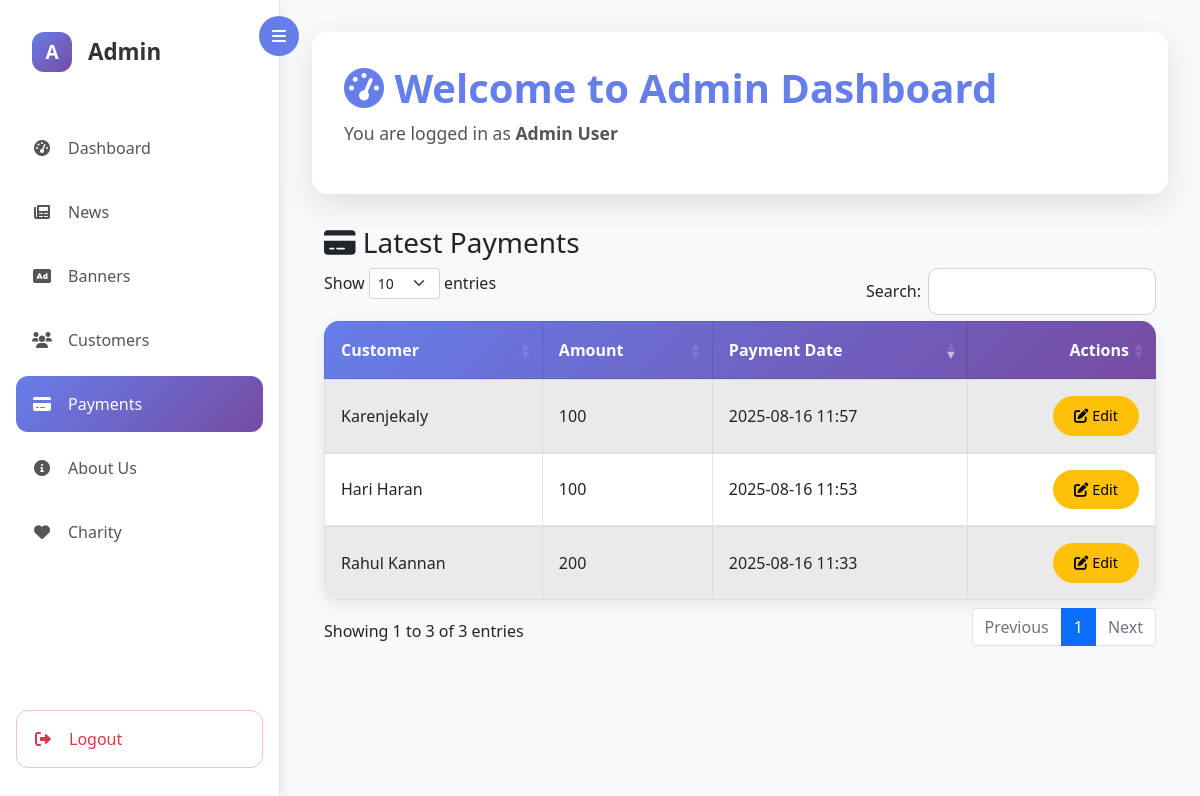
/payments/ (signed in), run on the app's committed database.
### accounts/models.py (models this page shows, shortened)
class Payment(models.Model):
    customer = models.ForeignKey(Customer, on_delete=models.CASCADE, related_name="payments")
    payment_date = models.DateTimeField()
    amount = models.IntegerField()
    is_active= models.BooleanField(default=True)
    created_at = models.DateTimeField(auto_now_add=True)
    updated_at = models.DateTimeField(auto_now=True)

class Customer(models.Model):
    user = models.OneToOneField(User, related_name="customer_profile", on_delete=models.CASCADE, blank=True, null=True)
    CASTE_CHOICES = (
        ("Mudaliar", "Mudaliar"),
        ("Chetty", "Chetty"),
        ("Devanga", "Devanga"),
        ("Ezhavas_Thiyas", "Ezhavas & Thiyas"),
        ("Thandan", "Thandan"),
    )
    MARITAL_STATUS_CHOICES = (
        ("Single", "Single"),
        ("Divorced", "Divorced"),
    )
    STAR_CHOICES = (
        ("Aswathi", "Aswathi"),
        ("Bharani", "Bharani"),
        ("Karthika", "Karthika"),
        ("Rohini", "Rohini"),
        ("Makayiram", "Makayiram"),
        ("Thiruvathira", "Thiruvathira"),
        ("Punartham", "Punartham"),
        ("Pooyam", "Pooyam"),
        ("Aayilyam", "Aayilyam"),
        ("Makam", "Makam"),
        ("Pooram", "Pooram"),
        ("Uthram", "Uthram"),
        ("Atham", "Atham"),
        ("Chittira", "Chittira"),
        ("Chothi", "Chothi"),
        ("Vishakam", "Vishakam"),
        ("Anizham", "Anizham"),
        ("Thiruketta", "Thiruketta"),
        ("Moolam", "Moolam"),
        ("Pooradam", "Pooradam"),
        ("Uthradam", "Uthradam"),
        ("Thiruvonam", "Thiruvonam"),
        ("Avittam", "Avittam"),
        ("Chathayam", "Chathayam"),
        ("Pooruruttathi", "Pooruruttathi"),
        ("Uthrattathi", "Uthrattathi"),
        ("Revathi", "Revathi"),
    )
    father_name = models.CharField(max_length=256, blank=True, null=True)
    age = models.IntegerField(blank=True, null=True)
    gender = models.CharField(max_length=256, blank=True, null=True)
    contact_no = models.CharField(max_length=10, blank=True, null=True)
    description = models.CharField(max_length=256, blank=True, null=True)
    profile_image = models.ImageField(upload_to="profile_images/", null=True, blank=True)
    id_proof = models.CharField(max_length=256, blank=True, null=True)
    address = models.CharField(max_length=300, blank=True, null=True)
    star = models.CharField(max_length=50, choices=STAR_CHOICES, blank=True, null=True)
    married_sisters = models.CharField(max_length=250, blank=True, null=True)
    married_brothers = models.CharField(max_length=250, blank=True, null=True)
    no_sisters = models.CharField(max_length=250, blank=True, null=True)
    no_brothers = models.CharField(max_length=250, blank=True, null=True)
    mother_job = models.CharField(max_length=250, blank=True, null=True)
    father_job = models.CharField(max_length=250, blank=True, null=True)
    mother_name = models.CharField(max_length=250, blank=True, null=True)
    landline_no = models.IntegerField(blank=True, null=True)
    year = models.CharField(max_length=250, blank=True, null=True)
    school = models.CharField(max_length=250, blank=True, null=True)
    education = models.CharField(max_length=250, blank=True, null=True)
    income = models.CharField(max_length=250, blank=True, null=True)
    job_city = models.CharField(max_length=250, blank=True, null=True)
    job_department = models.CharField(max_length=250, blank=True, null=True)
    company = models.CharField(max_length=250, blank=True, null=True)
    job = models.CharField(max_length=250, blank=True, null=True)
    caste = models.CharField(max_length=250, choices=CASTE_CHOICES, blank=True, null=True)
    marital_status = models.CharField(max_length=50, choices=MARITAL_STATUS_CHOICES, blank=True, null=True)
    physical_condition = models.CharField(max_length=250, blank=True, null=True)
    weight = models.CharField(max_length=250, blank=True, null=True)
    complexion = models.CharField(max_length=250, blank=True, null=True)
    height = models.CharField(max_length=250, blank=True, null=True)
    time_birth = models.CharField(max_length=250, blank=True, null=True)
    place_birth = models.CharField(max_length=250, blank=True, null=True)
    dob = models.CharField(max_length=250, blank=True, null=True)
    district = models.CharField(max_length=250, blank=True, null=True)
    city = models.CharField(max_length=250, blank=True, null=True)
    post = models.CharField(max_length=250, blank=True, null=True)
    pin_code = models.CharField(max_length=250, blank=True, null=True)
    street = models.CharField(max_length=250, blank=True, null=True)
    house_name = models.CharField(max_length=250, blank=True, null=True)
    STATUS_CHOICES = (
        (0, "Pending"),
        (1, "Approved"),
    )
    status = models.IntegerField(choices=STATUS_CHOICES, default=0)
    is_active= models.BooleanField(default=True)
    created = models.DateTimeField(auto_now_add=True, blank=True, null=True)
    updated = models.DateTimeField(auto_now=True, blank=True, null=True)
    dosham = models.CharField(max_length=50, blank=True, null=True)

class User(AbstractUser):
    is_superadmin = models.BooleanField(default=False)
    is_customer = models.BooleanField(default=False)

### accounts/views.py (the view)
# urls.py: path("payments/", views.payments_list, name="payments_list"),
@login_required
def payments_list(request):
    latest_dates = Payment.objects.filter(is_active=True).values("customer").annotate(
        latest_date=Max("payment_date")
    )
    latest_payments = Payment.objects.filter(
        is_active=True,
        payment_date__in=[item["latest_date"] for item in latest_dates]
    ).select_related("customer", "customer__user")
    return render(request, "super_admin/payments_list.html", {
        "payments": latest_payments
    })

### templates/super_admin/payments_list.html (shortened to what this page needs)
<!DOCTYPE html>
<html lang="en">
<head>
    <link href="https://cdn.jsdelivr.net/npm/bootstrap@5.1.3/dist/css/bootstrap.min.css" rel="stylesheet">
    <link href="https://cdnjs.cloudflare.com/ajax/libs/font-awesome/6.0.0/css/all.min.css" rel="stylesheet">
    <link rel="stylesheet" href="https://cdn.datatables.net/1.13.4/css/dataTables.bootstrap5.min.css">
</head>
<body>
    <div class="dashboard-container">
        <aside class="sidebar" id="sidebar">
            <button class="toggle-btn" onclick="toggleSidebar()">
                <span id="toggle-icon"><i class="fas fa-bars"></i></span>
            </button>
            <div class="sidebar-header">
                <div class="logo">A</div>
                <span class="logo-text">Admin</span>
            </div>
            <nav role="navigation">
                <ul class="nav-menu">
                    <li class="nav-item">
                        <a href="/super-admin/dashboard/" class="nav-link" onclick="setActive(this)">
                            <span class="nav-icon"><i class="fas fa-tachometer-alt"></i></span>
                            <span class="nav-text">Dashboard</span>
                        </a>
                    </li>
                    <li class="nav-item">
                        <a href="/news/" class="nav-link" onclick="setActive(this)">
                            <span class="nav-icon"><i class="fas fa-newspaper"></i></span>
                            <span class="nav-text">News</span>
                        </a>
                    </li>
                    <li class="nav-item">
                        <a href="/banners/" class="nav-link" onclick="setActive(this)">
                            <span class="nav-icon"><i class="fas fa-ad"></i></span>
                            <span class="nav-text">Banners</span>
                        </a>
                    </li>
                    <li class="nav-item">
                        <a href="/customers/" class="nav-link" onclick="setActive(this)">
                            <span class="nav-icon"><i class="fas fa-users"></i></span>
                            <span class="nav-text">Customers</span>
                        </a>
                    </li>
                    <li class="nav-item">
                        <a href="/payments/" class="nav-link active" onclick="setActive(this)">
                            <span class="nav-icon"><i class="fas fa-credit-card"></i></span>
                            <span class="nav-text">Payments</span>
                        </a>
                    </li>
                    <li class="nav-item">
                        <a href="/about-us/" class="nav-link" onclick="setActive(this)">
                            <span class="nav-icon"><i class="fas fa-info-circle"></i></span>
                            <span class="nav-text">About Us</span>
                        </a>
                    </li>
                    <li class="nav-item">
                        <a href="/admin-charity/" class="nav-link" onclick="setActive(this)">
                            <span class="nav-icon"><i class="fas fa-heart"></i></span>
                            <span class="nav-text">Charity</span>
                        </a>
                    </li>
                </ul>
            </nav>
            <div class="logout-section">
                <a href="/admin-logout/" class="logout-link" onclick="confirmLogout(event)">
                    <span class="nav-icon"><i class="fas fa-sign-out-alt"></i></span>
                    <span class="nav-text">Logout</span>
                </a>
            </div>
        </aside>
        <main class="main-content">
            <div class="header">
                <h1><i class="fas fa-tachometer-alt"></i> Welcome to Admin Dashboard</h1>
                <p>You are logged in as <strong>Admin User</strong></p>
            </div>
            <div class="container mt-4">
                <h3><i class="fas fa-credit-card"></i> Latest Payments</h3>
                <table id="paymentsTable" class="table table-striped table-bordered">
                    <thead>
                        <tr>
                            <th>Customer</th>
                            <th>Amount</th>
                            <th>Payment Date</th>
                            <th style="text-align: right;">Actions</th>
                        </tr>
                    </thead>
                    <tbody>
                        {% for payment in payments %}
                        <tr>
                            <td>{{ payment.customer.user.first_name }} {{ payment.customer.user.last_name }}</td>
                            <td>{{ payment.amount }}</td>
                            <td>{{ payment.payment_date|date:"Y-m-d H:i" }}</td>
                            <td style="text-align: right;">
                                <button
                                    type="button"
                                    class="btn btn-sm btn-warning editPaymentBtn"
                                    data-id="{{ payment.id }}"
                                    data-amount="{{ payment.amount }}"
                                    data-date="{{ payment.payment_date|date:'Y-m-d\TH:i' }}"
                                    data-bs-toggle="modal"
                                    data-bs-target="#editPaymentModal">
                                    <i class="fas fa-edit"></i> Edit
                                </button>
                            </td>
                        </tr>
                        {% endfor %}
                    </tbody>
                </table>
            </div>
        </main>
    </div>
</body>
</html>

### templates/super_admin/payments_list.html (style rules this page uses)
body { background: #f8f9fa; font-family: 'Segoe UI', Tahoma, Geneva, Verdana, sans-serif; min-height: 100vh; overflow-x: hidden; }
.dashboard-container { display: flex; min-height: 100vh; }
.sidebar { width: 280px; background: white; border-right: 1px solid rgba(0, 0, 0, 0.1); padding: 2rem 0; position: fixed; height: 100vh; z-index: 1000; transition: all 0.3s ease; box-shadow: 0 5px 15px rgba(0, 0, 0, 0.08); }
.sidebar-header { padding: 0 2rem; margin-bottom: 3rem; display: flex; align-items: center; gap: 1rem; }
.logo { width: 40px; height: 40px; background: linear-gradient(135deg, #667eea 0%, #764ba2 100%); border-radius: 12px; display: flex; align-items: center; justify-content: center; color: white; font-weight: bold; font-size: 1.2rem; }
.logo-text { color: #333; font-size: 1.4rem; font-weight: 600; transition: opacity 0.3s ease; }
.nav-menu { list-style: none; padding: 0 1rem; }
.nav-item { margin-bottom: 0.5rem; }
.nav-link { display: flex; align-items: center; gap: 1rem; padding: 1rem; color: #555; text-decoration: none; border-radius: 12px; transition: all 0.3s ease; }
.nav-link.active { background: linear-gradient(135deg, #667eea 0%, #764ba2 100%); color: white; }
.nav-icon { width: 20px; height: 20px; display: flex; align-items: center; justify-content: center; }
.nav-text { transition: opacity 0.3s ease; }
.logout-section { position: absolute; bottom: 2rem; left: 1rem; right: 1rem; }
.logout-link { display: flex; align-items: center; gap: 1rem; padding: 1rem; color: #dc3545; text-decoration: none; border-radius: 12px; transition: all 0.3s ease; border: 1px solid rgba(220, 53, 69, 0.3); }
.main-content { flex: 1; margin-left: 280px; padding: 2rem; transition: margin-left 0.3s ease; }
.header { background: white; border-radius: 15px; padding: 2rem; margin-bottom: 2rem; box-shadow: 0 10px 30px rgba(0, 0, 0, 0.1); }
.header h1 { color: #667eea; font-size: 2.5rem; font-weight: 700; margin-bottom: 0.5rem; }
.header p { color: #555; font-size: 1.1rem; }
.toggle-btn { position: absolute; top: 1rem; right: -20px; width: 40px; height: 40px; background: #667eea; border: none; border-radius: 50%; color: white; cursor: pointer; display: flex; align-items: center; justify-content: center; transition: all 0.3s ease; z-index: 1001; }
.table { background: white; border-radius: 15px; box-shadow: 0 5px 15px rgba(0, 0, 0, 0.08); overflow: hidden; }
.table thead { background: linear-gradient(135deg, #667eea 0%, #764ba2 100%); color: white; }
.table th, .table td { padding: 1rem; vertical-align: middle; }
.table-striped tbody tr:nth-of-type(odd) { background-color: rgba(0, 0, 0, 0.03); }
.table-bordered th, .table-bordered td { border: 1px solid rgba(0, 0, 0, 0.1); }
.btn-warning, .btn-success { border-radius: 25px; padding: 8px 20px; font-size: 0.9rem; transition: background-color 0.3s ease, transform 0.2s ease; }

### data on the page
Payment: customer.user.first_name "Rahul", customer.user.last_name "Kannan", amount "200", payment_date "2025-08-16 11:33"
Payment: customer.user.first_name "Hari", customer.user.last_name "Haran", amount "100", payment_date "2025-08-16 11:53"
Payment: customer.user.first_name "Karenjekaly", amount "100", payment_date "2025-08-16 11:57"
